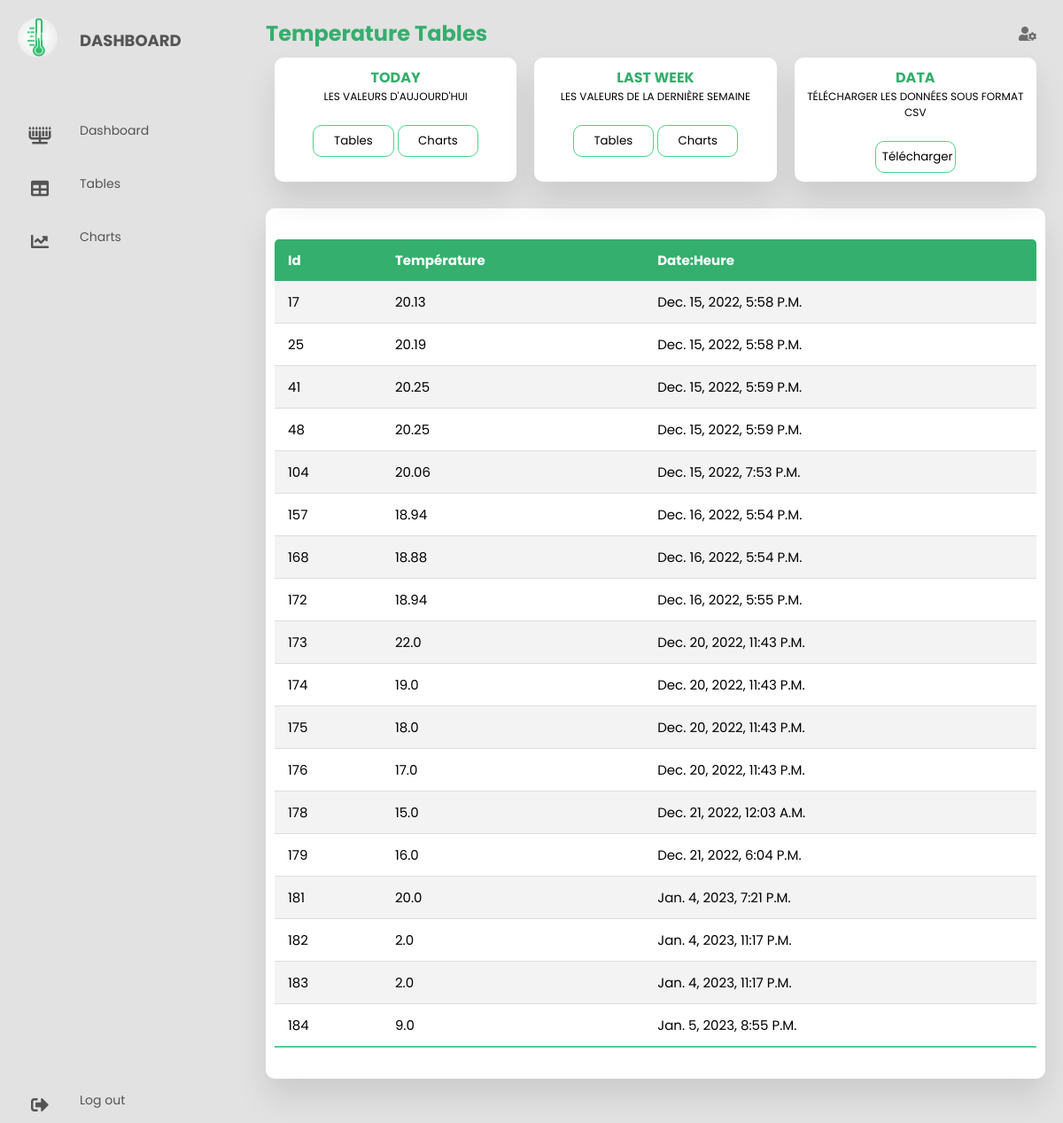
The app's page /data/ with its own data.
### appl/models.py (models this page shows, shortened)
class dht (models.Model):
    temp= models.FloatField(null=True)
    dt= models.DateTimeField(auto_now_add=True,null=True)

### appl/views.py (the view)
# urls.py: path('data/', views.dht11, name='Data'),
def dht11(request):
    tab = dht.objects.all()
    s = {'tab': tab}
    return render(request, 'tables.html', s)

### appl/Templates/tables.html (shortened to what this page needs)
<!DOCTYPE html>
<html lang="en">
{% load static %}
<head>
  {% load static %}
  <link  rel="stylesheet" href="{% static 'css/cs.css' %}" />
  <link rel="stylesheet" href="https://cdnjs.cloudflare.com/ajax/libs/font-awesome/5.15.4/css/all.min.css"/>
</head>
<body>
  <div class="container">
    <nav>
      <ul>
        <li><a href="/dash" class="logo">
          <img src="{% static 'img/icon.jpg'%}">
          <span class="nav-item">Dashboard</span>
        </a></li>
        <li><a href="/dash" aria-controls="home" role="tab" data-toggle="tab">
          <i class="fas fa-menorah"></i>
          <span class="nav-item">Dashboard</span>
        </a></li>
        <li><a href="/data" aria-controls="home" role="tab" data-toggle="tab">
          <i class="fas fa-table"></i>
          <span class="nav-item">Tables</i></span></a>
        </li>
        <li><a href="/chart">
          <i class="fas fa-chart-line"></i>
          <span class="nav-item">Charts</span>
        </a></li>
        <a href="#" class="logout">
          <i class="fas fa-sign-out-alt"></i>
          <span class="nav-item">Log out</span>
        </a></li>
      </ul>
    </nav>
    <section class="main">
        <div class="main-top">
        <h1 class="h"> Temperature Tables</h1>
        <i class="fas fa-user-cog"></i>
    </div>
      <div class="users">
        <div class="card">
          <h4 class="h">TODAY</h4>
          <p>Les valeurs d'aujourd'hui</p>
          <button onclick="window.location.href = '/t';"> Tables</button>
            <button onclick="window.location.href = '/td';"> Charts</button>
        </div>
        <div class="card">
          <h4 class="h">LAST WEEK </h4>
          <p>Les Valeurs de la dernière semaine </p>
          <button onclick="window.location.href = '/h';">Tables</button>
            <button onclick="window.location.href = '/his';"> Charts</button>
        </div>
          <div class="card">
              <h4 class="h">DATA </h4>
              <p>Télécharger les données sous format csv</p>
          <button onclick="window.location.href = '/csv';">Télécharger</button>
        </div>
      </div>
      <section class="attendance">
        <div class="attendance-list">
            <table class="table">
                <thead>
                <tr>
                    <th>Id</th>
                    <th>Température</th>
                    <th>Date:Heure</th>
                </tr>
                </thead>
                <tbody>
                {% for i in tab %}
                <tr>
                    <td>{{i.id}}</td>
                    <td>{{i.temp}}</td>
                    <td>{{i.dt}}</td>
                    {%endfor%}
                </tbody>
            </table>
        </div></section></section></div>
</body>
</html>

### static/css/cs.css (style rules this page uses)
* { margin: 0; padding: 0; outline: none; border: none; text-decoration: none; box-sizing: border-box; font-family: "Poppins", sans-serif; }
body { background: rgb(226, 226, 226); }
.logo { text-align: center; display: flex; margin: 10px 0 0 10px; padding-bottom: 3rem; }
.logo img { width: 45px; height: 45px; border-radius: 50%; }
.logo span { font-weight: bold; padding-left: 15px; font-size: 18px; text-transform: uppercase; }
a { position: relative; width: 280px; font-size: 14px; color: rgb(85, 83, 83); display: table; padding: 10px; }
nav .fas { position: relative; width: 70px; height: 40px; top: 20px; font-size: 20px; text-align: center; }
.nav-item { position: relative; top: 12px; margin-left: 10px; }
.logout { position: absolute; bottom: 0; }
.container { display: flex; }
.main { position: relative; padding: 20px; width: 100%; }
.main-top { display: flex; width: 100%; color:#34AF6D; }
.h { color:#34AF6D; }
.main-top i { position: absolute; right: 0; margin: 10px 30px; color: rgb(110, 109, 109); cursor: pointer; }
.main .users { display: flex; width: 100%; }
.users .card { width: 100%; margin: 10px; background: #fff; text-align: center; border-radius: 10px; padding: 10px; box-shadow: 0 20px 35px rgba(0, 0, 0, 0.1); }
.users .card h4 { text-transform: uppercase; }
.users .card p { font-size: 12px; margin-bottom: 15px; text-transform: uppercase; }
.users .card button { width: 36%; margin-top: 8px; padding: 7px; cursor: pointer; border-radius: 10px; background: transparent; border: 1px solid #4AD489; }
.attendance { margin-top: 20px; text-transform: capitalize; }
.attendance-list { width: 100%; padding: 10px; margin-top: 10px; background: #fff; border-radius: 10px; box-shadow: 0 20px 35px rgba(0, 0, 0, 0.1); }
.table { border-collapse: collapse; margin: 25px 0; font-size: 15px; min-width: 100%; overflow: hidden; border-radius: 5px 5px 0 0; }
table thead tr { color: #fff; background: #34AF6D; text-align: left; font-weight: bold; }
.table th, .table td { padding: 12px 15px; }
.table tbody tr { border-bottom: 1px solid #ddd; }
.table tbody tr:nth-of-type(odd) { background: #f3f3f3; }
.table tbody tr:last-of-type { border-bottom: 2px solid #4AD489; }

### appl/Templates/tables.html (style rules this page uses)
.h { color:#34AF6D; }

### records on screen
dht: id "17", temp "20.13", dt "Dec. 15, 2022, 5:58 P.m."
dht: id "25", temp "20.19", dt "Dec. 15, 2022, 5:58 P.m."
dht: id "41", temp "20.25", dt "Dec. 15, 2022, 5:59 P.m."
dht: id "48", temp "20.25", dt "Dec. 15, 2022, 5:59 P.m."
dht: id "104", temp "20.06", dt "Dec. 15, 2022, 7:53 P.m."
dht: id "157", temp "18.94", dt "Dec. 16, 2022, 5:54 P.m."
dht: id "168", temp "18.88", dt "Dec. 16, 2022, 5:54 P.m."
dht: id "172", temp "18.94", dt "Dec. 16, 2022, 5:55 P.m."
dht: id "173", temp "22.0", dt "Dec. 20, 2022, 11:43 P.m."
dht: id "174", temp "19.0", dt "Dec. 20, 2022, 11:43 P.m."
dht: id "175", temp "18.0", dt "Dec. 20, 2022, 11:43 P.m."
dht: id "176", temp "17.0", dt "Dec. 20, 2022, 11:43 P.m."
dht: id "178", temp "15.0", dt "Dec. 21, 2022, 12:03 A.m."
dht: id "179", temp "16.0", dt "Dec. 21, 2022, 6:04 P.m."
dht: id "181", temp "20.0", dt "Jan. 4, 2023, 7:21 P.m."
dht: id "182", temp "2.0", dt "Jan. 4, 2023, 11:17 P.m."
dht: id "183", temp "2.0", dt "Jan. 4, 2023, 11:17 P.m."
dht: id "184", temp "9.0", dt "Jan. 5, 2023, 8:55 P.m."
